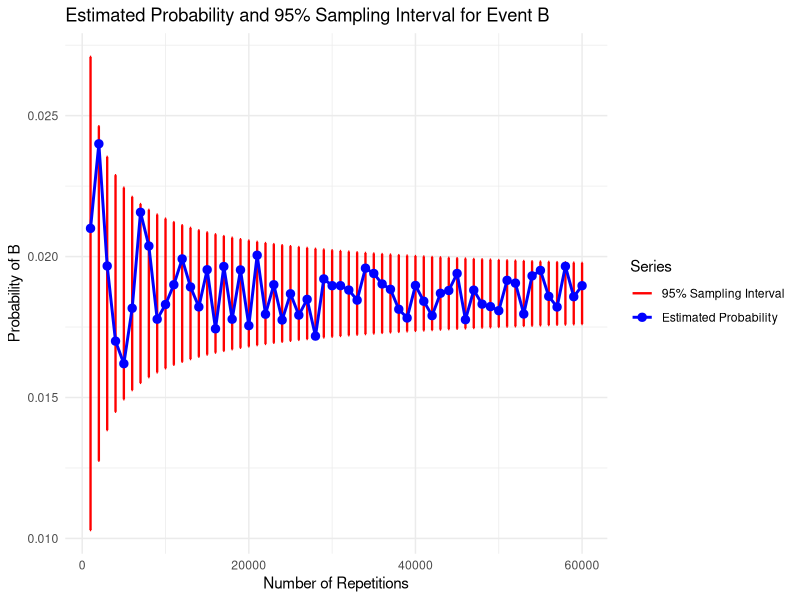

Here is the R script that generated this plot: (Note: this script raises an error after producing the figure.)
rm(list = ls())

library(ggplot2)

estimate_PBs <- function(nReps,
                         sample_space=c(rep("atajada", 20), rep("penal", 10), rep("gol", 34)),
                         sample_size=5) {
    pBs <- c()
    for(nRep in nReps) {
        countB <- 0
		print(sprintf("Processing number of repetitions: %d", nRep))
        for(i in 1:nRep) {
            sample <- sample(sample_space, sample_size)
            B <- sum(sample == "gol") == 0
            if(B) {
                countB <- countB + 1
            }
        }
        pBs <- c(pBs, countB / nRep)
    }
    return(pBs)
}

nReps <- seq(from=1000, to=60000, by=1000) # nRep we will use
# nReps <- seq(from=1000, to=15000, by=5000) # nRep we will use
confidence <- .95 # for error bars

# set the multiplier of the standard error based on the desired confidence for
# the confidence intervals
if(confidence==.95) {
    seMult = 1.96
} else {
    if(confidence==.99) {
        seMult = 2.576
    } else {
        error(sprintf("Invalid confidence %.4f, it must be .95 or .99", confidence))
    }
}

# Estimated PBs
pBs <- estimate_PBs(nReps=nReps)

# Analytical PBs
p <- 30 * 29 * 28 * 27 * 26 / (64 * 63 * 62 * 61 * 60)
meanA <- p * rep(1, times=length(nReps))
seA <- sqrt(p * (1-p) / nReps)
lowerA <- meanA - seMult * seA
upperA <- meanA + seMult * seA

plot_data <- data.frame(
  nReps = nReps,
  estimated = pBs,
  analyticalM = meanA,
  analyticalLower = lowerA,
  analyticalUpper = upperA
)

# --- 1. Build the ggplot2 Visualization ---
analyticalCIlabel <- sprintf("%d%% Sampling Interval", round(confidence*100))
color_values <- c("Estimated Probability" = "blue")
color_values[analyticalCIlabel] <- "red"

ggplot(plot_data, aes(x = nReps)) +
  # 1. Analytical Series: Mean line
  # geom_point(aes(y = analyticalM, color = analyticalCIlabel), 
  #           size = 2.5) +
  
  # 2. Analytical Series: Error bars for discrete nReps steps
  # 'width' controls the horizontal spread of the whisker caps
  geom_errorbar(aes(ymin = analyticalLower, ymax = analyticalUpper, color = analyticalCIlabel), 
                width = 150, linewidth = 0.8) +
  
  # 3. Estimated Series: Connected points
  geom_line(aes(y = estimated, color = "Estimated Probability"), 
            linewidth = 1) +
  geom_point(aes(y = estimated, color = "Estimated Probability"), 
             size = 2.5) +
  
  # Customizing Colors and Legend Names
  scale_color_manual(name = "Series", values = color_values) +

  # Labels and Styling
  labs(
    title = sprintf("Estimated Probability and %d%% Sampling Interval for Event B", round(100*confidence)),
    x = "Number of Repetitions",
    y = "Probability of B"
  ) +
  theme_minimal() +
  theme(legend.position = "right")

fig_filename <- "../../figures/ICD1b.png"
ggsave(fig_filename)
print(sprintf("Saved figure to %s", fig_filename))
